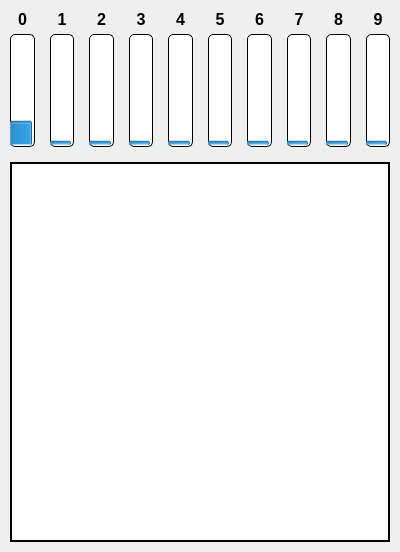
<?xml version="1.0" encoding="UTF-8"?>
<ui version="4.0">
 <class>MainWindow</class>
 <widget class="QMainWindow" name="MainWindow">
  <property name="geometry">
   <rect>
    <x>0</x>
    <y>0</y>
    <width>400</width>
    <height>552</height>
   </rect>
  </property>
  <property name="minimumSize">
   <size>
    <width>400</width>
    <height>552</height>
   </size>
  </property>
  <property name="maximumSize">
   <size>
    <width>400</width>
    <height>552</height>
   </size>
  </property>
  <property name="windowTitle">
   <string>MainWindow</string>
  </property>
  <widget class="QWidget" name="centralwidget">
   <layout class="QGridLayout" name="gridLayout" rowstretch="1,100,250" columnstretch="0">
    <property name="leftMargin">
     <number>10</number>
    </property>
    <property name="topMargin">
     <number>10</number>
    </property>
    <property name="rightMargin">
     <number>10</number>
    </property>
    <property name="bottomMargin">
     <number>10</number>
    </property>
    <property name="spacing">
     <number>5</number>
    </property>
    <item row="1" column="0">
     <layout class="QHBoxLayout" name="horizontalLayout">
      <property name="spacing">
       <number>15</number>
      </property>
      <property name="leftMargin">
       <number>0</number>
      </property>
      <property name="topMargin">
       <number>0</number>
      </property>
      <property name="rightMargin">
       <number>0</number>
      </property>
      <property name="bottomMargin">
       <number>10</number>
      </property>
      <item>
       <widget class="QProgressBar" name="progressBar_0">
        <property name="sizePolicy">
         <sizepolicy hsizetype="Minimum" vsizetype="Expanding">
          <horstretch>0</horstretch>
          <verstretch>0</verstretch>
         </sizepolicy>
        </property>
        <property name="font">
         <font>
          <pointsize>8</pointsize>
         </font>
        </property>
        <property name="styleSheet">
         <string notr="true">border: 1px solid black; border-radius: 5px;</string>
        </property>
        <property name="value">
         <number>19</number>
        </property>
        <property name="alignment">
         <set>Qt::AlignLeading|Qt::AlignLeft|Qt::AlignTop</set>
        </property>
        <property name="textVisible">
         <bool>false</bool>
        </property>
        <property name="orientation">
         <enum>Qt::Vertical</enum>
        </property>
       </widget>
      </item>
      <item>
       <widget class="QProgressBar" name="progressBar_1">
        <property name="sizePolicy">
         <sizepolicy hsizetype="Minimum" vsizetype="Expanding">
          <horstretch>0</horstretch>
          <verstretch>0</verstretch>
         </sizepolicy>
        </property>
        <property name="styleSheet">
         <string notr="true">border: 1px solid black; border-radius: 5px;</string>
        </property>
        <property name="value">
         <number>1</number>
        </property>
        <property name="alignment">
         <set>Qt::AlignCenter</set>
        </property>
        <property name="textVisible">
         <bool>false</bool>
        </property>
        <property name="orientation">
         <enum>Qt::Vertical</enum>
        </property>
       </widget>
      </item>
      <item>
       <widget class="QProgressBar" name="progressBar_2">
        <property name="sizePolicy">
         <sizepolicy hsizetype="Minimum" vsizetype="Expanding">
          <horstretch>0</horstretch>
          <verstretch>0</verstretch>
         </sizepolicy>
        </property>
        <property name="styleSheet">
         <string notr="true">border: 1px solid black; border-radius: 5px;</string>
        </property>
        <property name="value">
         <number>1</number>
        </property>
        <property name="alignment">
         <set>Qt::AlignCenter</set>
        </property>
        <property name="textVisible">
         <bool>false</bool>
        </property>
        <property name="orientation">
         <enum>Qt::Vertical</enum>
        </property>
       </widget>
      </item>
      <item>
       <widget class="QProgressBar" name="progressBar_3">
        <property name="sizePolicy">
         <sizepolicy hsizetype="Minimum" vsizetype="Expanding">
          <horstretch>0</horstretch>
          <verstretch>0</verstretch>
         </sizepolicy>
        </property>
        <property name="styleSheet">
         <string notr="true">border: 1px solid black; border-radius: 5px;</string>
        </property>
        <property name="value">
         <number>1</number>
        </property>
        <property name="alignment">
         <set>Qt::AlignCenter</set>
        </property>
        <property name="textVisible">
         <bool>false</bool>
        </property>
        <property name="orientation">
         <enum>Qt::Vertical</enum>
        </property>
       </widget>
      </item>
      <item>
       <widget class="QProgressBar" name="progressBar_4">
        <property name="sizePolicy">
         <sizepolicy hsizetype="Minimum" vsizetype="Expanding">
          <horstretch>0</horstretch>
          <verstretch>0</verstretch>
         </sizepolicy>
        </property>
        <property name="styleSheet">
         <string notr="true">border: 1px solid black; border-radius: 5px;</string>
        </property>
        <property name="value">
         <number>1</number>
        </property>
        <property name="alignment">
         <set>Qt::AlignCenter</set>
        </property>
        <property name="textVisible">
         <bool>false</bool>
        </property>
        <property name="orientation">
         <enum>Qt::Vertical</enum>
        </property>
       </widget>
      </item>
      <item>
       <widget class="QProgressBar" name="progressBar_5">
        <property name="sizePolicy">
         <sizepolicy hsizetype="Minimum" vsizetype="Expanding">
          <horstretch>0</horstretch>
          <verstretch>0</verstretch>
         </sizepolicy>
        </property>
        <property name="styleSheet">
         <string notr="true">border: 1px solid black; border-radius: 5px;</string>
        </property>
        <property name="value">
         <number>1</number>
        </property>
        <property name="alignment">
         <set>Qt::AlignCenter</set>
        </property>
        <property name="textVisible">
         <bool>false</bool>
        </property>
        <property name="orientation">
         <enum>Qt::Vertical</enum>
        </property>
       </widget>
      </item>
      <item>
       <widget class="QProgressBar" name="progressBar_6">
        <property name="sizePolicy">
         <sizepolicy hsizetype="Minimum" vsizetype="Expanding">
          <horstretch>0</horstretch>
          <verstretch>0</verstretch>
         </sizepolicy>
        </property>
        <property name="styleSheet">
         <string notr="true">border: 1px solid black; border-radius: 5px;</string>
        </property>
        <property name="value">
         <number>1</number>
        </property>
        <property name="alignment">
         <set>Qt::AlignCenter</set>
        </property>
        <property name="textVisible">
         <bool>false</bool>
        </property>
        <property name="orientation">
         <enum>Qt::Vertical</enum>
        </property>
       </widget>
      </item>
      <item>
       <widget class="QProgressBar" name="progressBar_7">
        <property name="sizePolicy">
         <sizepolicy hsizetype="Minimum" vsizetype="Expanding">
          <horstretch>0</horstretch>
          <verstretch>0</verstretch>
         </sizepolicy>
        </property>
        <property name="styleSheet">
         <string notr="true">border: 1px solid black; border-radius: 5px;</string>
        </property>
        <property name="value">
         <number>1</number>
        </property>
        <property name="alignment">
         <set>Qt::AlignCenter</set>
        </property>
        <property name="textVisible">
         <bool>false</bool>
        </property>
        <property name="orientation">
         <enum>Qt::Vertical</enum>
        </property>
       </widget>
      </item>
      <item>
       <widget class="QProgressBar" name="progressBar_8">
        <property name="sizePolicy">
         <sizepolicy hsizetype="Minimum" vsizetype="Expanding">
          <horstretch>0</horstretch>
          <verstretch>0</verstretch>
         </sizepolicy>
        </property>
        <property name="styleSheet">
         <string notr="true">border: 1px solid black; border-radius: 5px;</string>
        </property>
        <property name="value">
         <number>1</number>
        </property>
        <property name="alignment">
         <set>Qt::AlignCenter</set>
        </property>
        <property name="textVisible">
         <bool>false</bool>
        </property>
        <property name="orientation">
         <enum>Qt::Vertical</enum>
        </property>
       </widget>
      </item>
      <item>
       <widget class="QProgressBar" name="progressBar_9">
        <property name="sizePolicy">
         <sizepolicy hsizetype="Minimum" vsizetype="Expanding">
          <horstretch>0</horstretch>
          <verstretch>0</verstretch>
         </sizepolicy>
        </property>
        <property name="styleSheet">
         <string notr="true">border: 1px solid black; border-radius: 5px;</string>
        </property>
        <property name="value">
         <number>1</number>
        </property>
        <property name="alignment">
         <set>Qt::AlignCenter</set>
        </property>
        <property name="textVisible">
         <bool>false</bool>
        </property>
        <property name="orientation">
         <enum>Qt::Vertical</enum>
        </property>
       </widget>
      </item>
     </layout>
    </item>
    <item row="0" column="0">
     <layout class="QHBoxLayout" name="horizontalLayout_2">
      <property name="spacing">
       <number>15</number>
      </property>
      <property name="leftMargin">
       <number>0</number>
      </property>
      <property name="rightMargin">
       <number>0</number>
      </property>
      <item>
       <widget class="QLabel" name="label_0">
        <property name="font">
         <font>
          <family>Arial</family>
          <pointsize>12</pointsize>
          <weight>75</weight>
          <bold>true</bold>
         </font>
        </property>
        <property name="text">
         <string>0</string>
        </property>
        <property name="alignment">
         <set>Qt::AlignCenter</set>
        </property>
       </widget>
      </item>
      <item>
       <widget class="QLabel" name="label_1">
        <property name="font">
         <font>
          <family>Arial</family>
          <pointsize>12</pointsize>
          <weight>75</weight>
          <bold>true</bold>
         </font>
        </property>
        <property name="text">
         <string>1</string>
        </property>
        <property name="alignment">
         <set>Qt::AlignCenter</set>
        </property>
       </widget>
      </item>
      <item>
       <widget class="QLabel" name="label_2">
        <property name="font">
         <font>
          <family>Arial</family>
          <pointsize>12</pointsize>
          <weight>75</weight>
          <bold>true</bold>
         </font>
        </property>
        <property name="text">
         <string>2</string>
        </property>
        <property name="alignment">
         <set>Qt::AlignCenter</set>
        </property>
       </widget>
      </item>
      <item>
       <widget class="QLabel" name="label_3">
        <property name="font">
         <font>
          <family>Arial</family>
          <pointsize>12</pointsize>
          <weight>75</weight>
          <bold>true</bold>
         </font>
        </property>
        <property name="text">
         <string>3</string>
        </property>
        <property name="alignment">
         <set>Qt::AlignCenter</set>
        </property>
       </widget>
      </item>
      <item>
       <widget class="QLabel" name="label_4">
        <property name="font">
         <font>
          <family>Arial</family>
          <pointsize>12</pointsize>
          <weight>75</weight>
          <bold>true</bold>
         </font>
        </property>
        <property name="text">
         <string>4</string>
        </property>
        <property name="alignment">
         <set>Qt::AlignCenter</set>
        </property>
       </widget>
      </item>
      <item>
       <widget class="QLabel" name="label_6">
        <property name="font">
         <font>
          <family>Arial</family>
          <pointsize>12</pointsize>
          <weight>75</weight>
          <bold>true</bold>
         </font>
        </property>
        <property name="text">
         <string>5</string>
        </property>
        <property name="alignment">
         <set>Qt::AlignCenter</set>
        </property>
       </widget>
      </item>
      <item>
       <widget class="QLabel" name="label_5">
        <property name="font">
         <font>
          <family>Arial</family>
          <pointsize>12</pointsize>
          <weight>75</weight>
          <bold>true</bold>
         </font>
        </property>
        <property name="text">
         <string>6</string>
        </property>
        <property name="alignment">
         <set>Qt::AlignCenter</set>
        </property>
       </widget>
      </item>
      <item>
       <widget class="QLabel" name="label_7">
        <property name="font">
         <font>
          <family>Arial</family>
          <pointsize>12</pointsize>
          <weight>75</weight>
          <bold>true</bold>
         </font>
        </property>
        <property name="text">
         <string>7</string>
        </property>
        <property name="alignment">
         <set>Qt::AlignCenter</set>
        </property>
       </widget>
      </item>
      <item>
       <widget class="QLabel" name="label_8">
        <property name="font">
         <font>
          <family>Arial</family>
          <pointsize>12</pointsize>
          <weight>75</weight>
          <bold>true</bold>
         </font>
        </property>
        <property name="text">
         <string>8</string>
        </property>
        <property name="alignment">
         <set>Qt::AlignCenter</set>
        </property>
       </widget>
      </item>
      <item>
       <widget class="QLabel" name="label_9">
        <property name="font">
         <font>
          <family>Arial</family>
          <pointsize>12</pointsize>
          <weight>75</weight>
          <bold>true</bold>
         </font>
        </property>
        <property name="text">
         <string>9</string>
        </property>
        <property name="alignment">
         <set>Qt::AlignCenter</set>
        </property>
       </widget>
      </item>
     </layout>
    </item>
    <item row="2" column="0">
     <widget class="QWidget" name="widget" native="true">
      <property name="minimumSize">
       <size>
        <width>380</width>
        <height>380</height>
       </size>
      </property>
      <property name="mouseTracking">
       <bool>false</bool>
      </property>
      <property name="tabletTracking">
       <bool>false</bool>
      </property>
      <property name="styleSheet">
       <string notr="true">background-color: rgb(255, 255, 255); border: 2px solid black; padding: 10px;</string>
      </property>
     </widget>
    </item>
   </layout>
  </widget>
  <action name="actionNew">
   <property name="text">
    <string>New</string>
   </property>
  </action>
  <action name="actionOpen">
   <property name="text">
    <string>Open</string>
   </property>
  </action>
  <action name="actionSave">
   <property name="text">
    <string>Save</string>
   </property>
  </action>
  <action name="actionExit">
   <property name="text">
    <string>Exit</string>
   </property>
  </action>
 </widget>
 <resources/>
 <connections/>
</ui>
